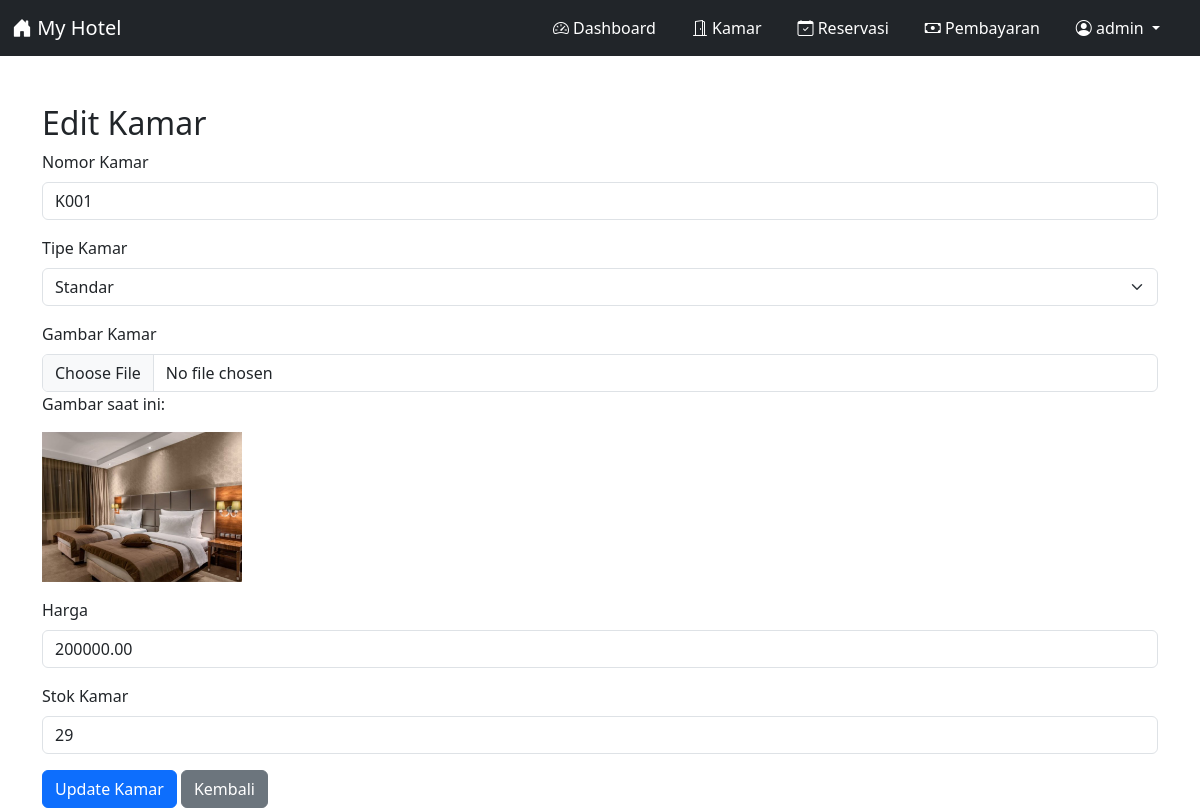
Screenshot of /admin/kamar/edit_kamar.php?nomor_kamar=K001 (signed in) with the database file from the repository.
### tables this page shows
CREATE TABLE `kamar` (
  `id_kamar` int NOT NULL,
  `nomor_kamar` varchar(10) NOT NULL,
  `tipe_kamar` enum('Standar','Deluxe','Suite') NOT NULL,
  `gambar` varchar(255) DEFAULT NULL,
  `harga` decimal(10,2) NOT NULL,
  `stok_kamar` int NOT NULL
);

### admin/kamar/edit_kamar.php (the view, shortened to what this page needs)
<?php
include '../../koneksi/koneksi.php';
if (isset($_GET['nomor_kamar']) && !empty(trim($_GET['nomor_kamar']))) {
    $nomor_kamar = trim($_GET['nomor_kamar']);
} else {
    echo "<script>alert('Nomor kamar tidak valid!'); window.location='../show_kamar.php';</script>";
    exit;
}
$query = "SELECT * FROM kamar WHERE nomor_kamar = ?";
$stmt = mysqli_prepare($conn, $query);
if ($stmt) {
    mysqli_stmt_bind_param($stmt, "s", $nomor_kamar);
    mysqli_stmt_execute($stmt);
    $result = mysqli_stmt_get_result($stmt);
    if ($result && mysqli_num_rows($result) > 0) {
        $kamar = mysqli_fetch_assoc($result);
    } else {
        echo "<script>alert('Kamar tidak ditemukan!'); window.location='../show_kamar.php';</script>";
        exit;
    }
} else {
    echo "<script>alert('Terjadi kesalahan pada query!'); window.location='../show_kamar.php';</script>";
    exit;
}
?>
<?php include '../header_admin.php'; ?>
<!DOCTYPE html>
<html lang="id">
<head>
    <link href="https://cdn.jsdelivr.net/npm/bootstrap@5.3.0/dist/css/bootstrap.min.css" rel="stylesheet">
</head>
<body>
    <div class="container mt-5">
        <h2>Edit Kamar</h2>
            <form action="../proses/proses_edit_kamar.php" method="post" enctype="multipart/form-data">
                <div class="mb-3">
                    <label for="nomor_kamar" class="form-label">Nomor Kamar</label>
                    <input type="text" class="form-control" id="nomor_kamar" name="nomor_kamar" value="<?php echo $kamar['nomor_kamar']; ?>" readonly>
                </div>
                <div class="mb-3">
                    <label for="tipe_kamar" class="form-label">Tipe Kamar</label>
                    <select class="form-select" id="tipe_kamar" name="tipe_kamar">
                        <option value="Standar" <?php echo ($kamar['tipe_kamar'] == "Standar") ? 'selected' : ''; ?>>Standar</option>
                    </select>
                </div>
                <div class="mb-3">
                    <label for="gambar" class="form-label">Gambar Kamar</label>
                    <input type="file" class="form-control" id="gambar" name="gambar">
                    <p>Gambar saat ini:</p>
                    <img src="../../img/<?php echo $kamar['gambar']; ?>" alt="Gambar Kamar" style="max-width: 200px; display: block;">
                </div>
                <div class="mb-3">
                    <label for="harga" class="form-label">Harga</label>
                    <input type="number" class="form-control" id="harga" name="harga" value="<?php echo $kamar['harga']; ?>" step="0.01">
                </div>
                <div class="mb-3">
                    <label for="stok" class="form-label">Stok Kamar</label>
                    <input type="number" class="form-control" id="stok" name="stok" value="<?php echo $kamar['stok_kamar']; ?>" min="0">
                </div>
                <button type="submit" class="btn btn-primary">Update Kamar</button>
                <a href="../show_kamar.php" class="btn btn-secondary">Kembali</a>
            </form>
    </div>
</body>
</html>

### rows the page displays
kamar: nomor_kamar "K001", tipe_kamar "Standar", gambar (picture), harga "200000.00", stok "29"

### other values shown
$adminUsername "admin"
